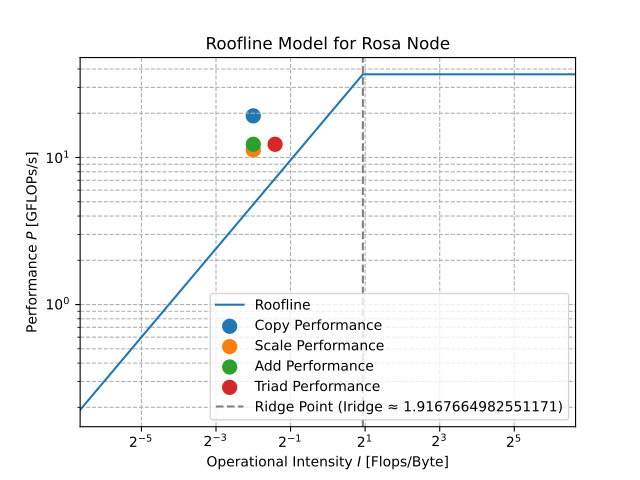

Generate this figure with Python:
import matplotlib.pyplot as plt
import numpy as np

def plot_roofline(Pmax, bmax, Imin, Imax, N=1000, ax=None, **plt_kwargs):
    """
    
    Parameters:
    - Pmax: Peak performance (in GFLOPS/s).
    - bmax: Maximum memory bandwidth (in GB/s).
    - Imin: Minimum operational intensity.
    - Imax: Maximum operational intensity.
    - N: Number of points for plotting.
    - ax: Axes to plot on (optional).
    - plt_kwargs: Additional plot arguments.
    """
    if ax is None:
        ax = plt.gca()
    
    #Generate operational intensity values on a logarithmic scale
    I = np.logspace(np.log10(Imin), np.log10(Imax), N)
    
    # Compute performance: Memory bandwidth-limited and compute-limited
    P = bmax * I
    P = np.minimum(P, Pmax)  # Limit by peak performance
    
    # Plot the roofline curve
    ax.loglog(I, P, **plt_kwargs)
    
    # Set the scale and labels
    ax.set_xscale('log', base=2)
    ax.grid(True)
    ax.set_xlim(Imin, Imax)
    ax.set_xlabel(rf"Operational Intensity $I$ [Flops/Byte]")
    ax.set_ylabel(rf"Performance $P$ [GFLOPs/s]")
    return ax

if __name__ == "__main__":
    # Constants
    peak_performance = 36.8  # Peak performance in GFLOPs/s
    memory_bandwidth = 19.199  # Memory bandwidth in GB/s (converted from MB/s)
    Imin = 1.e-2  # Minimum operational intensity
    Imax = 1.e+2  # Maximum operational intensity

    # Performance data for different operations
    operations = ['Copy', 'Scale', 'Add', 'Triad']
    performance_rates = [19199.6, 11241.7, 12298.3, 12302.5]  # Performance rates in MB/s
    operational_intensity = [0.25, 0.25, 0.25, 0.375]  # Flops/Byte

    # Convert performance rates to GFLOPs/s
    performance_rates_gflops = [rate / 1000 for rate in performance_rates]

    # Create the plot
    fig, ax = plt.subplots()
    
    # Plot the roofline
    ax = plot_roofline(Pmax=peak_performance, bmax=memory_bandwidth, Imin=Imin, Imax=Imax, ax=ax, label="Roofline")

    # Plot the performance points
    for i, op in enumerate(operations):
        ax.scatter(operational_intensity[i], performance_rates_gflops[i], label=f'{op} Performance', s=100)

    
    ridge_point = 36.8/19.199  
    ax.axvline(x=ridge_point, color='gray', linestyle='--', label=f'Ridge Point (Iridge ≈ {ridge_point})')

    # Final plot adjustments
    ax.legend()
    plt.grid(True, which="both", ls="--")
    plt.title('Roofline Model for Rosa Node')
    
    # Show plot
    plt.show()
